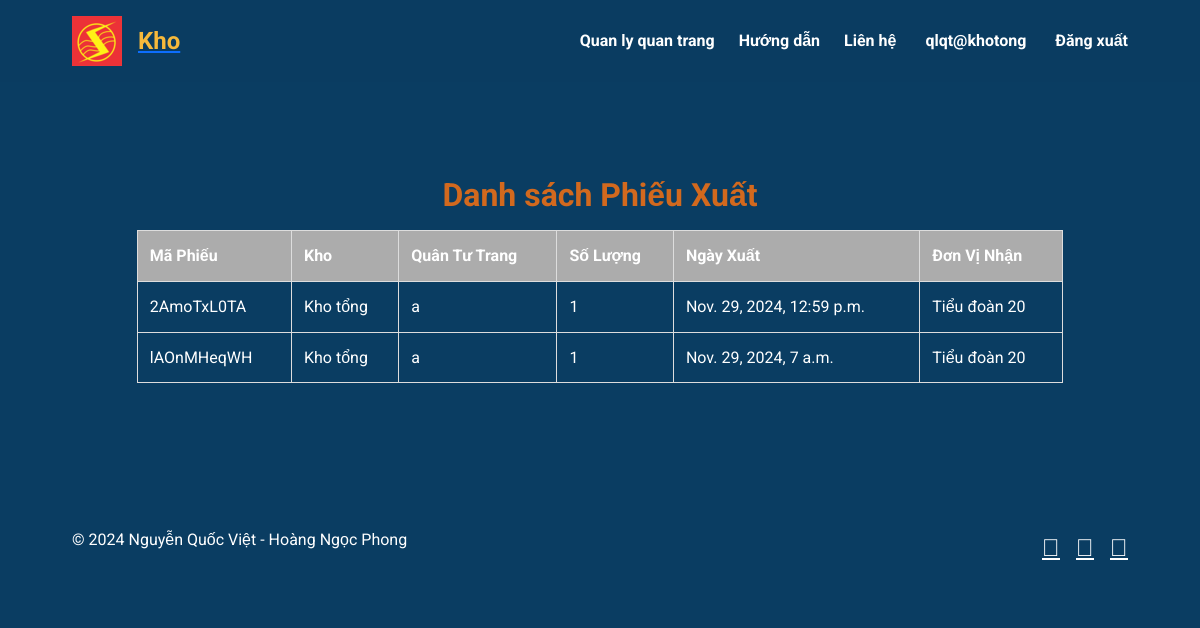
Before: /xuat/ (signed in) with the older database file.
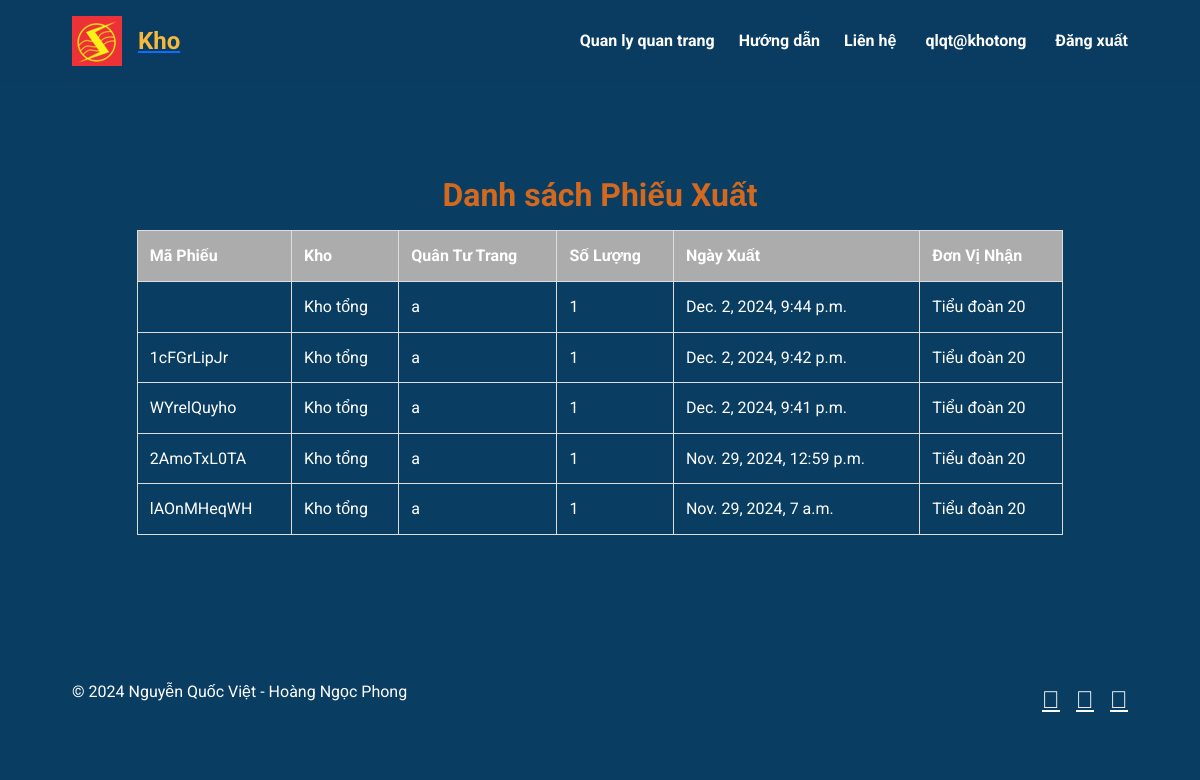
After: the same page with the newer database file.
### appQLQT/models.py (models this page shows, shortened)
class PhieuXuat(models.Model):
    code = models.CharField(max_length=10, unique=True, blank=True)
    kho = models.ForeignKey(Kho, on_delete=models.CASCADE)
    quan_tu_trang = models.ForeignKey(QuanTuTrang, on_delete=models.CASCADE)
    so_luong_xuat = models.PositiveIntegerField()
    ngay_xuat = models.DateTimeField(auto_now_add=True)
    don_vi_nhan = models.ForeignKey(DonVi, on_delete=models.CASCADE)

class Kho(models.Model):
    ten_kho = models.CharField(max_length=100)
    don_vi = models.OneToOneField('DonVi', on_delete=models.CASCADE, related_name='kho',null=True)  # Mỗi đơn vị có 1 kho
    quan_li_kho = models.ForeignKey(settings.AUTH_USER_MODEL, on_delete=models.CASCADE, related_name='managed_kho')

class QuanTuTrang(models.Model):
    ma_qtt = models.CharField(max_length=100,null=True , blank=True)
    ten_qtt = models.CharField(max_length=100)
    loai_qtt = models.CharField(max_length=50)
    kich_co = models.CharField(max_length=20, blank=True)

class DonVi(models.Model):
    ten_don_vi = models.CharField(max_length=100)
    cap_do = models.CharField(max_length=20, choices=DON_VI_CHOICES)
    quan_li = models.ForeignKey(settings.AUTH_USER_MODEL, on_delete=models.CASCADE)
    don_vi_cha = models.ForeignKey('self', null=True, blank=True, on_delete=models.SET_NULL, related_name='sub_units')
    dashboard_template = models.CharField(max_length=50, default='dashboard.html')
    code = models.CharField(max_length=50 , blank=True , null=True)

### appQLQT/views.py (the view)
# urls.py: path('xuat/', views.phieu_xuat_list_view, name='xuat'),
def phieu_xuat_list_view(request):
    user = request.user
    try:
        user_profile = user.profile  # Access the user profile (assuming a OneToOneField)
    except UserProfile.DoesNotExist:
        user_profile = None  # Handle the case where no profile exists for the user
    if user_profile and user_profile.don_vi:
        don_vi = user_profile.don_vi
        phieu_xuat_list = PhieuXuat.objects.filter(kho__don_vi=don_vi).order_by('-ngay_xuat')
        don_vi_list = DonVi.objects.exclude(id=don_vi.id)  # Exclude the user's DonVi to avoid showing it
        grouped_don_vi = defaultdict(list)
        for don_vi_item in don_vi_list:
            grouped_don_vi[don_vi_item.get_cap_do_display()].append(don_vi_item)
        grouped_don_vi = dict(grouped_don_vi)
        don_vi = user_profile.don_vi
        return render(request, 'appstatic/phieu_xuat.html', {
            'phieu_xuat_list': phieu_xuat_list,
            'grouped_don_vi': grouped_don_vi,
            'don_vi': don_vi,
        })
    else:
        return render(request, 'error_template.html', {'error_message': "You do not manage any DonVi."})

### appQLQT/templates/appstatic/phieu_xuat.html (shortened to what this page needs)
{% extends "appstatic/base.html" %}
{% block content %}
<div class="container">
    <h2 class="" style="padding-top: 80px; text-align: center;font-weight: bold; color: chocolate;">Danh sách Phiếu Xuất</h2>
    <table class="styled-table">
        <thead>
            <tr>
                <th>Mã Phiếu</th>
                <th>Kho</th>
                <th>Quân Tư Trang</th>
                <th>Số Lượng</th>
                <th>Ngày Xuất</th>
                <th>Đơn Vị Nhận</th>
            </tr>
        </thead>
        <tbody>
            {% for phieu in phieu_xuat_list %}
            <tr>
                <td>{{ phieu.code }}</td>
                <td>{{ phieu.kho.ten_kho }}</td>
                <td>{{ phieu.quan_tu_trang.ten_qtt }}</td>
                <td>{{ phieu.so_luong_xuat }}</td>
                <td>{{ phieu.ngay_xuat }}</td>
                <td>{{ phieu.don_vi_nhan.ten_don_vi }}</td>
            </tr>
            {% empty %}
            <tr>
                <td colspan="6" class="no-data">Không có phiếu xuất nào.</td>
            </tr>
            {% endfor %}
        </tbody>
    </table>
</div>
{% endblock %}

Changed rows visible on the page:
added PhieuXuat: kho.ten_kho "Kho tổng", quan_tu_trang.ten_qtt "a", so_luong_xuat "1", ngay_xuat "Dec. 2, 2024, 9:44 p.m.", don_vi_nhan.ten_don_vi "Tiểu đoàn 20"
added PhieuXuat: code "1cFGrLipJr", kho.ten_kho "Kho tổng", quan_tu_trang.ten_qtt "a", so_luong_xuat "1", ngay_xuat "Dec. 2, 2024, 9:42 p.m.", don_vi_nhan.ten_don_vi "Tiểu đoàn 20"
added PhieuXuat: code "WYrelQuyho", kho.ten_kho "Kho tổng", quan_tu_trang.ten_qtt "a", so_luong_xuat "1", ngay_xuat "Dec. 2, 2024, 9:41 p.m.", don_vi_nhan.ten_don_vi "Tiểu đoàn 20"
